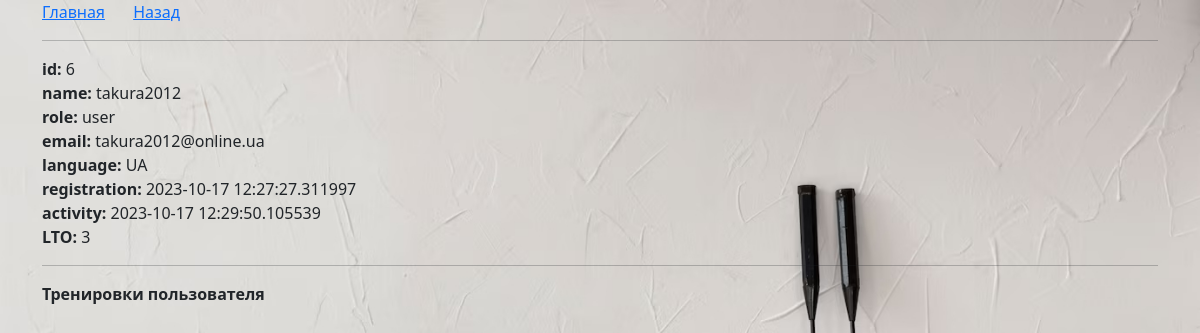
/user_details/6, run on the app's committed database.
### _models.py (models this page shows, shortened)
class User(db.Model, UserMixin):
    __tablename__ = 'users'
    id = db.Column(db.Integer, primary_key=True)
    name = db.Column(db.String(80), nullable=False, unique=True)
    password = db.Column(db.String(80), nullable=False)
    role = db.Column(db.String(80), nullable=False, default='user')
    email = db.Column(db.String(80), unique=True, nullable=False)
    language = db.Column(db.String(20), default='EN')
    preferences = db.Column(db.Text, default=[])
    date_registration = Column(db.DateTime)
    date_last_activity = Column(db.DateTime)
    trainings = relationship('UserTraining', back_populates='user')

### main.py (the view)
@app.route('/user_details/<int:user_id>')
def user_details(user_id):
    user = User.query.get(user_id)
    prefs = json.loads(user.preferences)
    user_trainings = UserTraining.query.filter_by(user_id=user.id).all()
    user_trainings_ids = [user_training.training_id for user_training in user_trainings]
    trainings = Training.query.filter(Training.training_id.in_(user_trainings_ids)).all()
    trainings_dict = {train.training_id: train.name for train in trainings}
    user_trainings_list = []
    for user_training in user_trainings:
        user_trainings_list.append({'name':trainings_dict[user_training.training_id], 'complete': user_training.completed,
                                    'date_complete': user_training.date_completed.strftime('%d-%m-%y %H:%M') if user_training.date_completed is not None else 'x'})
    sorted_user_trainings = sorted(user_trainings_list, key=lambda ut: ut['date_complete'], reverse=True)
    print(sorted_user_trainings)
    return render_template('user_details.html', user=user, prefs=prefs, sorted_user_trainings=sorted_user_trainings)

### _logic.py (called while the page is built)
def load_localization_dict():
    phrases = Localization.query.all()
    phrases_list = {}
    for phrase in phrases:
        translations_dict = json.loads(phrase.translations)
        phrases_list[phrase.key] = translations_dict
    return phrases_list

### main.py (called while the page is built)
@app.context_processor
def inject_local_dict():
    local_dict = load_localization_dict()
    return {'local_dict': local_dict}

### templates/user_details.html (shortened to what this page needs)
{% extends 'base.html' %}
{% block body %}
    <div class="mb-2">
        <a href="/" class="me-4">Главная</a>
        <a href="/users_administration" class="me-4">Назад</a>
    </div>
<hr>
<div class="">
    <strong>id:</strong> {{user.id}}
</div>
<div class="">
    <strong>name:</strong> {{user.name}}
</div>
<div class="">
    <strong>role:</strong> {{user.role}}
</div>
<div class="">
    <strong>email:</strong> {{user.email}}
</div>
<div class="">
    <strong>language:</strong> {{user.language}}
</div>
<div class="">
    <strong>registration:</strong> {{user.date_registration}}
</div>
<div class="">
    <strong>activity:</strong> {{user.date_last_activity}}
</div>
<div class="">
    <strong>LTO:</strong> {{prefs.LTO}}
</div>
<hr>
<div class="">
    <strong>Тренировки пользователя</strong>
</div>
{% endblock %}

### static/css/main.css (style rules this page uses)
body { background-image: url('../imgs/background.jpg'); background-size: cover; background-repeat: no-repeat; background-attachment: fixed; }

### data on the page
User: id "6", name "takura2012", role "user", email "takura2012@online.ua", language "UA", date_registration "2023-10-17 12:27:27.311997", date_last_activity "2023-10-17 12:29:50.105539"

### other printed values
{{ prefs.LTO }} "3"
